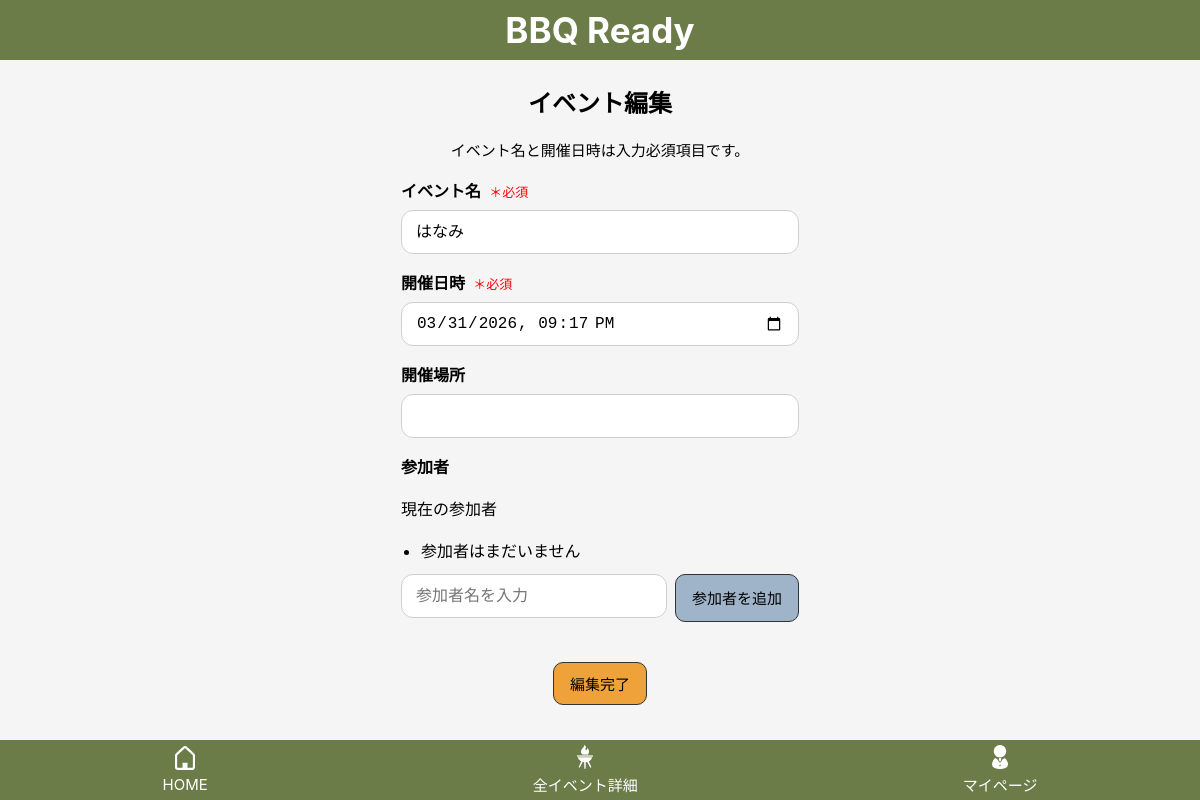
The page /events/148/edit/ (signed in) on the database as committed earlier.
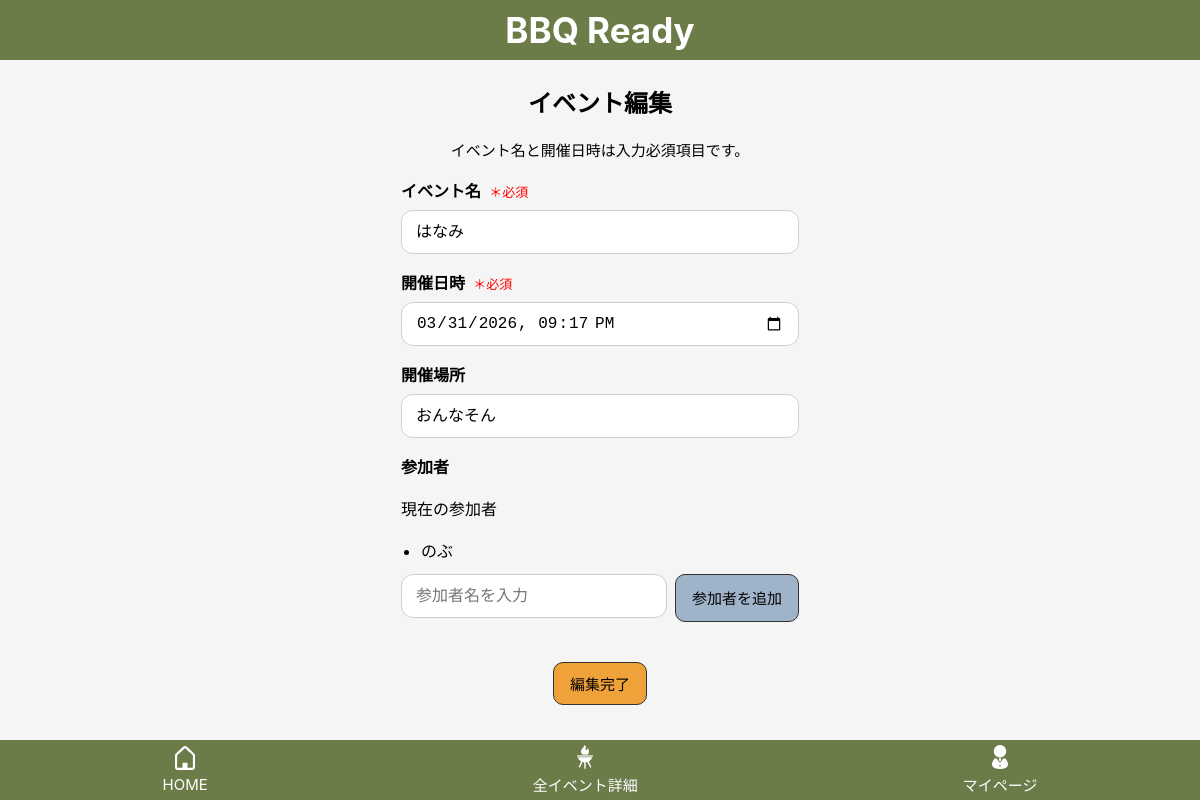
The same page on the database as committed later.
### bbq_app/models.py (models this page shows, shortened)
class Event(models.Model):
    user = models.ForeignKey(settings.AUTH_USER_MODEL, on_delete=models.CASCADE, related_name="events")
    name = models.CharField("イベント名", max_length=30)
    held_at = models.DateTimeField("開催日時", null=True, blank=True)
    location = models.CharField("開催場所", max_length=50, blank=True)
    created_at = models.DateTimeField("作成日時", auto_now_add=True)
    updated_at = models.DateTimeField("更新日時", auto_now=True)

class Participant(models.Model):
    event = models.ForeignKey(Event, on_delete=models.CASCADE, related_name="participants")
    user = models.ForeignKey(
        settings.AUTH_USER_MODEL,
        null=True,
        blank=True,
        on_delete=models.SET_NULL,
        related_name="participant"
    )
    name = models.CharField("表示名", max_length=30)
    created_at = models.DateTimeField("作成日時", auto_now_add=True)
    updated_at = models.DateTimeField("更新日時", auto_now=True)

### bbq_app/views.py (the view)
# urls.py: path("events/<int:event_id>/edit/", views.event_edit, name="event_edit"),
@login_required
def event_edit(request, event_id):
    event = get_object_or_404(Event, id=event_id, user=request.user)
    if request.method == "POST":
        form = EventForm(request.POST, instance=event)
        if form.is_valid():
            form_changed = form.has_changed()
            form.save()
            participant_errors, added_count = add_participants_from_list(request, event)
            current_participants = event.participants.exclude(user=event.user).order_by("id")
            existing_participants = list(
                current_participants.values_list("name", flat=True)
            )
            if participant_errors:
                return render(
                    request,
                    "bbq_app/event_form.html",
                    {
                        "form": form,
                        "event": event,
                        "current_participants": current_participants,
                        "existing_participants_json": json.dumps(existing_participants, ensure_ascii=False),
                        "participant_errors": participant_errors,
                    }
                )
            if form_changed and added_count > 0:
                messages.success(request, "イベントを更新し、参加者を追加しました。")
            elif form_changed:
                messages.success(request, "イベントを更新しました。")
            elif added_count > 0:
                messages.success(request, "参加者を追加しました。")
            return redirect("item_edit", event_id=event.id)
    else:
        form = EventForm(instance=event)
    current_participants = event.participants.exclude(user=event.user).order_by("id")
    existing_participants = list(
        current_participants.values_list("name", flat=True)
    )
    return render(
        request,
        "bbq_app/event_form.html",
        {
            "form": form,
            "event": event,
            "current_participants": current_participants,
            "existing_participants_json": json.dumps(existing_participants, ensure_ascii=False),
        }
    )

### bbq_app/forms.py (shortened to what this page needs)
class EventForm(forms.ModelForm):
    name = forms.CharField(
        label="イベント名",
        required=True,
        error_messages={
            "required": "イベント名を入力してください。"
        }
    )
    held_at = forms.DateTimeField(
        required=True,
        error_messages={
            "required": "開催日時を入力してください。"
        },
        widget=forms.DateTimeInput(
            attrs={"type": "datetime-local"},
            format="%Y-%m-%dT%H:%M"
        )
    )
    class Meta:
        model = Event
        fields = ("name", "held_at", "location")
    def __init__(self, *args, **kwargs):
        super().__init__(*args, **kwargs)
        self.fields["held_at"].input_formats = ["%Y-%m-%dT%H:%M"]

### bbq_app/templates/bbq_app/event_form.html (shortened to what this page needs)
{% extends "bbq_app/base.html" %}
{% block content %}
<h2 class="form-title">
    {% if event %}イベント編集{% else %}新規イベント登録{% endif %}
</h2>
<form method="post" novalidate>
    <p class="required-note">
        イベント名と開催日時は入力必須項目です。
    </p>
    <div class="form-group">
        <label for="{{ form.name.id_for_label }}">
            <strong>イベント名</strong>
            <span class="required">＊必須</span>
        </label>
        {{ form.name }}
    </div>
    <div class="form-group">
        <label for="{{ form.held_at.id_for_label }}">
            <strong>開催日時</strong>
            <span class="required">＊必須</span>
        </label>
        {{ form.held_at }}
    </div>
    <div class="form-group">
        <label for="{{ form.location.id_for_label }}">
            <strong>開催場所</strong>
        </label>
        {{ form.location }}
    </div>
    <p><strong>参加者</strong></p>
    {% if event %}
        <p>現在の参加者</p>
        <ul class="current-participants-list">
            {% for participant in current_participants %}
                <li>{{ participant.name }}</li>
            {% empty %}
                <li>参加者はまだいません</li>
            {% endfor %}
        </ul>
    {% endif %}
    <div class="participant-add-box">
        <input type="text" id="participantInput" placeholder="参加者名を入力">
        <button type="button" class="btn btn-secondary" onclick="addParticipant()">参加者を追加</button>
    </div>
    <div class="form-submit">
        <button type="submit" class="btn btn-primary js-disable-btn">
            {% if event %}編集完了{% else %}イベント登録{% endif %}
        </button>
    </div>
</form>
{% endblock %}
{% block footer %}
    {% include "bbq_app/partials/footer_nav.html" %}
{% endblock %}

Rows that differ between the two databases and show on the page:
changed Event "はなみ": location (not shown) → "おんなそん"
added Participant: name "のぶ"
Other text that changed with them:
text no longer shown: "参加者はまだいません"
